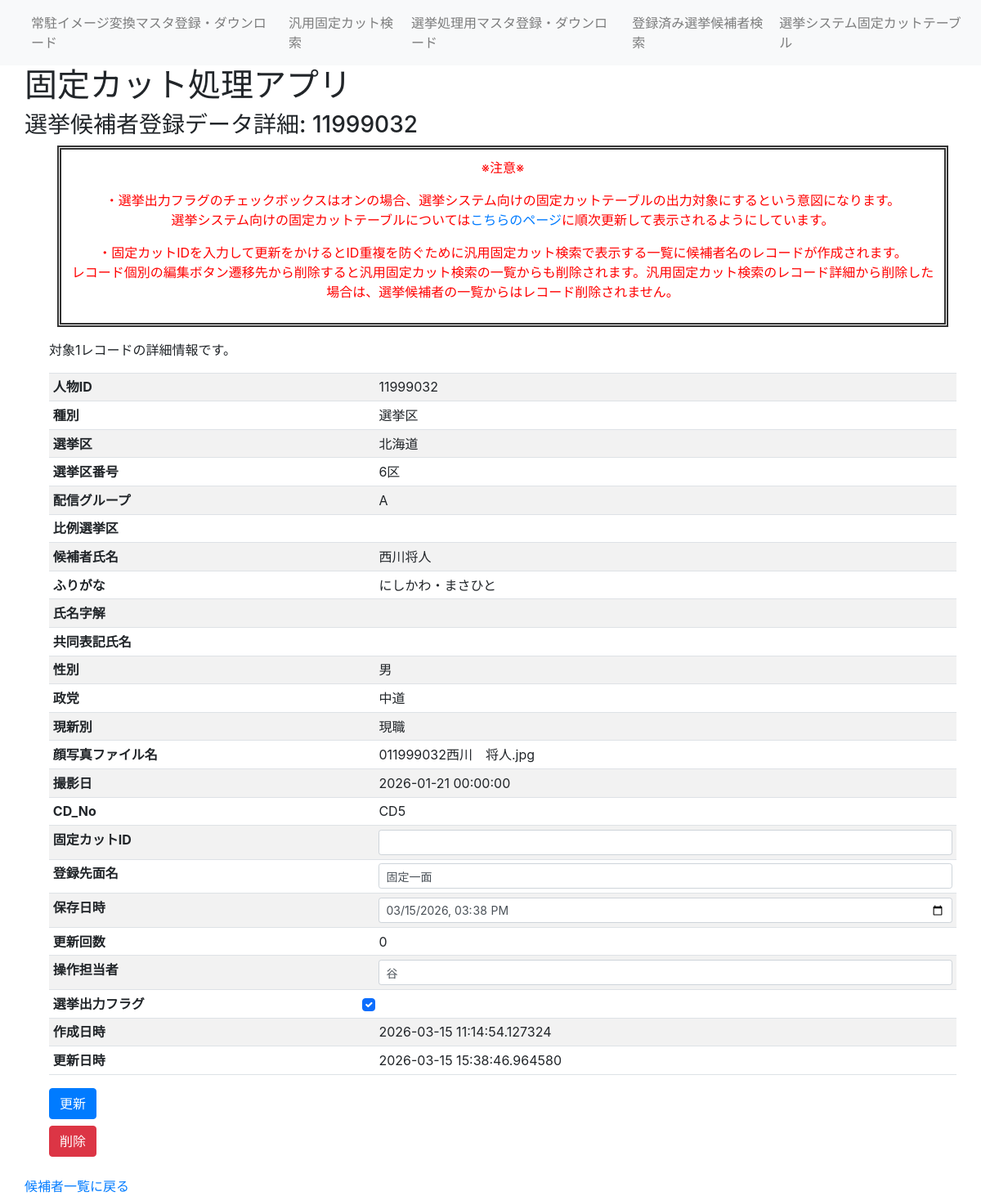
The app's page /senkyo_person_table_detail/11999032, older data.
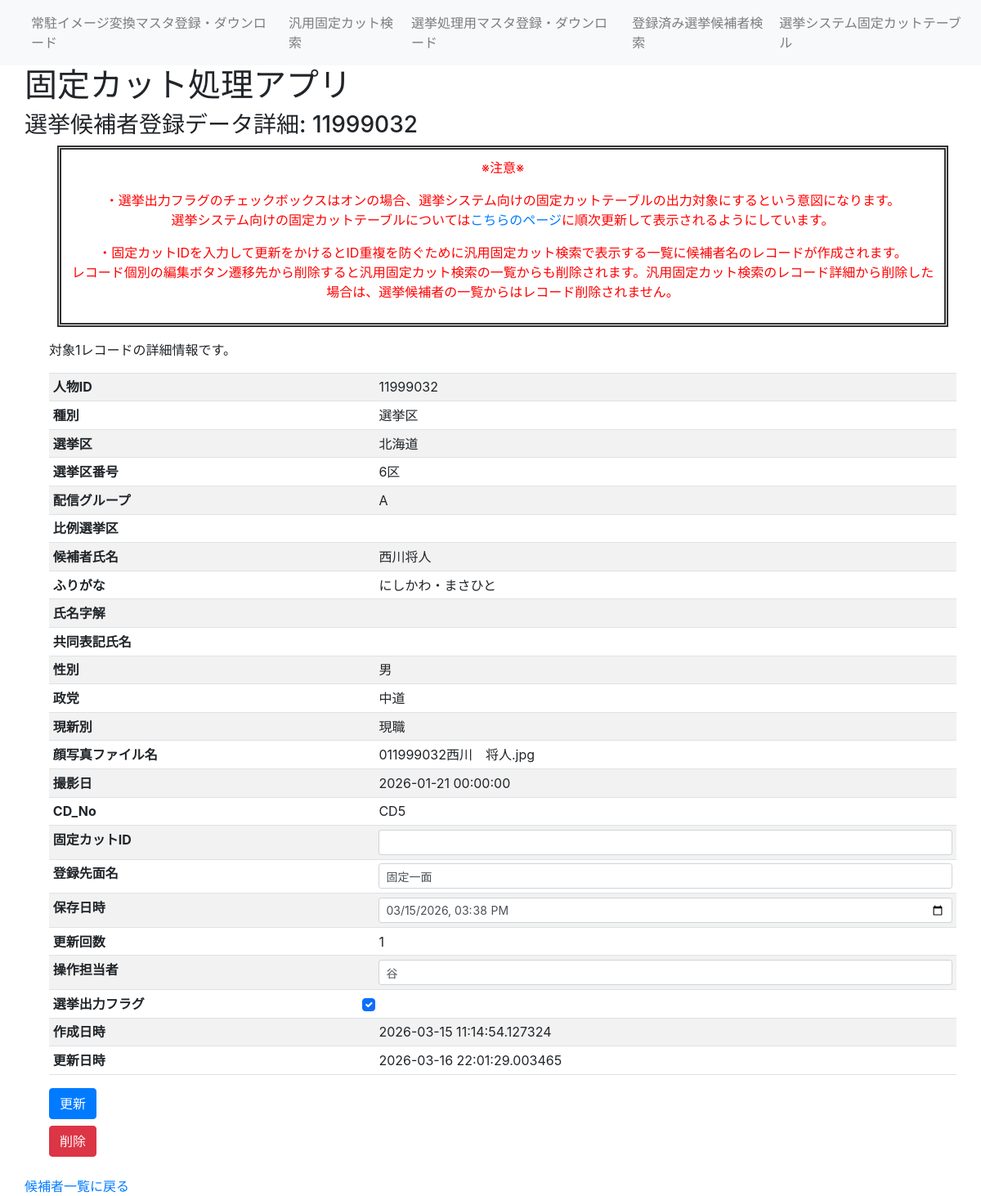
The same page, newer data.
### fixedcut_app/models/senkyo_person.py (models this page shows)
class SenkyoPerson(db.Model):
    ___tablename__ = "SenkyoPerson"
    id = db.Column(db.Integer, primary_key=True) #候補者番号
    syubetu = db.Column(db.String(5)) #選挙種別(選挙区、比例、重複)
    senkyoku = db.Column(db.String(10)) #選挙区（福島）
    senkyokuNo = db.Column(db.String(5)) #選挙区番号（1区）
    sendGroup = db.Column(db.String(2)) #配信グループ（A～C）
    hirei = db.Column(db.String(10))  #比例選挙単位（東北ブロック）
    name = db.Column(db.String(20))  #氏名
    hurigana = db.Column(db.String(20))  #指名読み仮名
    name_jikai = db.Column(db.String(100))  #指名字解
    kyodo_name = db.Column(db.String(20))  #共同表記氏名
    seibetsu = db.Column(db.String(5))  #性別
    seito = db.Column(db.String(30))  #政党
    genshinbetu = db.Column(db.String(2))  #現新別
    facefilename = db.Column(db.String(100))  #顔写真ファイル名
    photo_date = db.Column(db.DateTime)  #撮影日
    CD_No = db.Column(db.String(5))  #配信CD
    fixedcutID = db.Column(db.String(20))  #固定カットID
    updateCount = db.Column(db.Integer) #更新回数
    store_date = db.Column(db.DateTime)  #保存日時
    MenName = db.Column(db.String(20)) #登録先面名
    operater = db.Column(db.String(20)) #操作担当者
    created_at = db.Column(db.DateTime, nullable=False, default=datetime.now)  # 作成日時
    updated_at = db.Column(db.DateTime, nullable=False, default=datetime.now, onupdate=datetime.now)  # 更新日時
    output_Flg = db.Column(db.Boolean, default=True) #選挙出力フラグ

### fixedcut_app/views.py (the view, shortened to what this page needs)
@app.route('/senkyo_person_table_detail/<int:id>', methods=['GET', 'POST'])
def senkyo_person_table_detail(id):
    person = db.session.query(SenkyoPerson).filter(SenkyoPerson.id == id).first()
    if person is None:
        return render_template('error_404.html'), 404
    return render_template('senkyo_person_table_detail.html', person=person)

### fixedcut_app/views.py (called while the page is built)
@app.before_request
def log_request():
    app.logger.info("Request: %s %s from %s", request.method, request.path, request.remote_addr)

### fixedcut_app/templates/senkyo_person_table_detail.html (shortened to what this page needs)
{% extends 'layout.html' %}
{% block header %}
<h3>選挙候補者登録データ詳細: {{ person.id }}</h3>
{% endblock %}
{% block content %}
<div class="caution">
    <P>※注意※</p>
    <p>・選挙出力フラグのチェックボックスはオンの場合、選挙システム向けの固定カットテーブルの出力対象にするという意図になります。<br>選挙システム向けの固定カットテーブルについては<a href="{{ url_for('senkyo_sendgroup_text') }}">こちらのページ</a>に順次更新して表示されるようにしています。</p>
    <p>・固定カットIDを入力して更新をかけるとID重複を防ぐために汎用固定カット検索で表示する一覧に候補者名のレコードが作成されます。<br>レコード個別の編集ボタン遷移先から削除すると汎用固定カット検索の一覧からも削除されます。汎用固定カット検索のレコード詳細から削除した場合は、選挙候補者の一覧からはレコード削除されません。</p>
</div>
<div class="container mt-3">
    <p>対象1レコードの詳細情報です。</p>
    <div class="table-responsive">
        <form id="personDetailForm" action="{{ url_for('senkyo_person_table_detail', id=person.id) }}" method="POST">
            <table class="table table-striped table-hover table-sm">
                <tbody>
                    <tr><th>人物ID</th><td>{{ person.id }}</td></tr>
                    <tr><th>種別</th><td>{{ person.syubetu }}</td></tr>
                    <tr><th>選挙区</th><td>{{ person.senkyoku }}</td></tr>
                    <tr><th>選挙区番号</th><td>{{ person.senkyokuNo }}</td></tr>
                    <tr><th>配信グループ</th><td>{{ person.sendGroup }}</td></tr>
                    <tr><th>比例選挙区</th><td>{{ person.hirei }}</td></tr>
                    <tr><th>候補者氏名</th><td>{{ person.name }}</td></tr>
                    <tr><th>ふりがな</th><td>{{ person.hurigana }}</td></tr>
                    <tr><th>氏名字解</th><td>{{ person.name_jikai or '' }}</td></tr>
                    <tr><th>共同表記氏名</th><td>{{ person.kyodo_name or '' }}</td></tr>
                    <tr><th>性別</th><td>{{ person.seibetsu }}</td></tr>
                    <tr><th>政党</th><td>{{ person.seito }}</td></tr>
                    <tr><th>現新別</th><td>{{ person.genshinbetu }}</td></tr>
                    <tr><th>顔写真ファイル名</th><td>{{ person.facefilename or '' }}</td></tr>
                    <tr><th>撮影日</th><td>{{ person.photo_date if person.photo_date else '' }}</td></tr>
                    <tr><th>CD_No</th><td>{{ person.CD_No }}</td></tr>
                    <tr>
                        <th>固定カットID</th>
                        <td><input type="text" class="form-control form-control-sm" name="fixedcutID" value="{{ person.fixedcutID or '' }}"></td>
                    </tr>
                    <tr>
                        <th>登録先面名</th>
                        <td><input type="text" class="form-control form-control-sm" name="MenName" value="{{ person.MenName or '' }}"></td>
                    </tr>
                    <tr>
                        <th>保存日時</th>
                        <td><input type="datetime-local" class="form-control form-control-sm" name="store_date" value="{{ person.store_date.strftime('%Y-%m-%dT%H:%M') if person.store_date else '' }}"></td>
                    </tr>
                    <tr><th>更新回数</th><td>{{ person.updateCount if person.updateCount is not none else '' }}</td></tr>
                    <tr>
                        <th>操作担当者</th>
                        <td><input type="text" class="form-control form-control-sm" name="operater" value="{{ person.operater or '' }}"></td>
                    </tr>
                    <tr>
                        <th>選挙出力フラグ</th>
                        <td>
                            <input type="checkbox" class="form-check-input" name="output_Flg" value="1" {% if person.output_Flg %}checked{% endif %}>
                        </td>
                    </tr>
                    <tr><th>作成日時</th><td>{{ person.created_at }}</td></tr>
                    <tr><th>更新日時</th><td>{{ person.updated_at }}</td></tr>
                </tbody>
            </table>
            <div class="mt-2">
                <button type="submit" class="btn btn-primary me-2">更新</button>
            </div>
        </form>
        <form id="personDeleteForm" action="{{ url_for('senkyo_person_delete', id=person.id) }}" method="POST" class="mt-2">
            <button type="submit" class="btn btn-danger">削除</button>
        </form>
    </div>
</div>
{% endblock %}
{% block footer %}
<a href="{{ url_for('senkyo_person_table') }}">候補者一覧に戻る</a>
{% endblock %}

### fixedcut_app/templates/layout.html (shortened to what this page needs)
<!DOCTYPE html>
<html>
    <link href="https://cdn.jsdelivr.net/npm/bootstrap@5.3.0/dist/css/bootstrap.min.css" rel="stylesheet">
    <link rel="stylesheet" href="https://cdn.jsdelivr.net/npm/bootstrap@4.1.3/dist/css/bootstrap.min.css">
    <link href="{{ url_for('static', filename='css/style.css') }}" rel="stylesheet">
    <head>
    </head>
    <body>
        <nav class="navbar navbar-expand-lg navbar-light bg-light pad">
            <ul class="navbar-nav">
                <li class="nav-item">
                    <a class="nav-link" href="/">常駐イメージ変換マスタ登録・ダウンロード</a>
                </li>
                <li class="nav-item">
                    <a class="nav-link" href="/general">汎用固定カット検索</a>
                </li>
                <li class="nav-item">
                    <a class="nav-link" href="/senkyo">選挙処理用マスタ登録・ダウンロード</a>
                </li>
                <li class="nav-item">
                    <a class="nav-link" href="{{ url_for('senkyo_person_table') }}">登録済み選挙候補者検索</a>
                </li>
                <li class="nav-item">
                    <a class="nav-link" href="{{ url_for('senkyo_sendgroup_text') }}">選挙システム固定カットテーブル</a>
                </li>
            </ul>
        </nav>
        <h1 class="pad">固定カット処理アプリ</h1>
        <div class="heder pad">
            {% block header %}{% endblock %}
        </div>
        <div class="pad">
            {% block content %}{% endblock %}
        </div>
        <dev class="pad">
        <div class="footer pad">
            {% block footer %}{% endblock %}
        </div>
    </body>
</html>

### fixedcut_app/templates/static/css/style.css (style rules this page uses)
.pad { padding-left: 30px; }
.caution { padding: 10px; margin-left: 40px; margin-right: 40px; margin-bottom: 10px; border: 5px double #333333; color: red; text-align: center; }

Row changes from the older to the newer data that the page shows:
changed SenkyoPerson "選挙区": updateCount "0" → "1"; updated_at "2026-03-15 15:38:46.964580" → "2026-03-16 22:01:29.003465"
